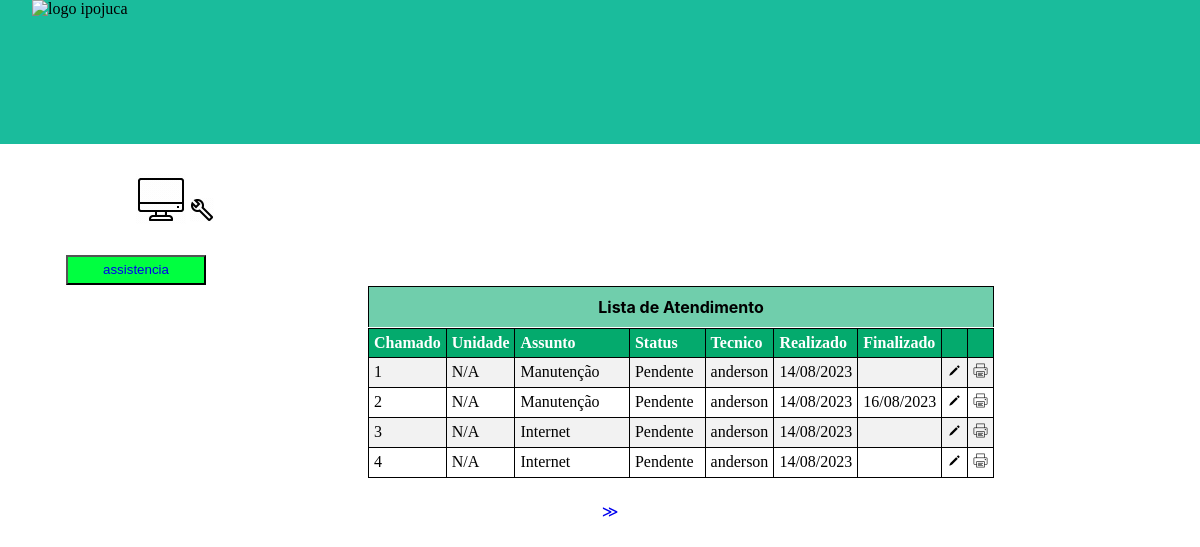
The app's page /chamado/adm/ (signed in), older data.
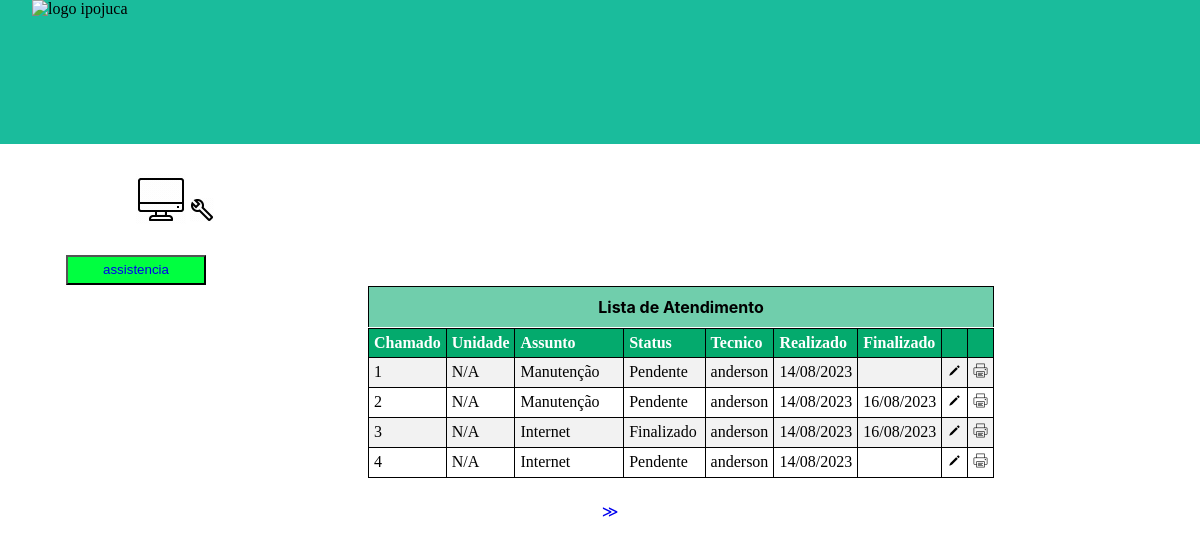
The same page, newer data.
### chamado/models.py (models this page shows, shortened)
class Chamado(models.Model):
    tipo = models.CharField(max_length=15)
    localpro = models.CharField(max_length=30)
    demanda = models.CharField(max_length=300)
    usuario = models.ForeignKey(Usuario, on_delete=models.DO_NOTHING)
    tecnico = models.ForeignKey(Usuarioa, on_delete=models.DO_NOTHING, default=1)
    data_cadastro = models.DateTimeField(default= datetime.today)
    data_finalizado = models.DateField(null=True, blank=True)
    status = models.CharField(max_length=40, default='Pendente')
    unidade = models.CharField(max_length=65, default='N/A')
    solucao = models.CharField(max_length=399, default='N/A')

### logadm/models.py (models this page shows)
class Usuarioa(models.Model):
    nome = models.CharField(max_length=30)
    matricula = models.CharField(max_length= 30)
    senha = models.CharField(max_length=64)
    def __str__(self) -> str:
        return self.nome

### chamado/views.py (the view)
# urls.py: path('adm/', views.adm, name = 'adm'),
def adm(request):
    if request.session.get('usuario'):
        usuario = Usuarioa.objects.get(id = request.session['usuario'])
        chamados = Chamado.objects.filter(tecnico=usuario)
        paginator = Paginator(chamados, 4)
        page_num = request.GET.get('page')
        page = paginator.get_page(page_num)
        return render(request, 'html/hoadm.html', {'page':page, 'usuario':usuario})
    else:
        return redirect('/logadm/adm')

### chamado/templates/html/hoadm.html (shortened to what this page needs)
{% load static %}
<!DOCTYPE html>
<html lang="pt-br">
<head>
    <link rel="stylesheet" href="{% static 'css/hoadm.css' %}">
</head>
<body>
    <div class="divim">
        <img class="imglog" src="https://www.ipojuca.pe.gov.br/wp-content/uploads/2021/03/loader-pmi.png" alt="logo ipojuca">
        </div>
       <img class="imgpc" src="{% static 'img/pc.gif' %}" alt="https://icons8.com.br/icons/set/pc">
        <img class="imgchave"  src="{% static 'img/inclesa.gif' %}" alt="https://icons8.com.br/icons/set/chave-inglesa">
        <button class="botach" type="submit"> <a style="text-decoration: none" href="{% url 'cadastro' %}">assistencia</a></button>
        <div class="divname">Lista de Atendimento</div>
        <table id="tabela">
            <tr>
              <th style="width: 10%;"> <span>Chamado</span></th>
              <th><span>Unidade</span></th>
              <th style="width: 30%;"><span>Assunto</span></th>
              <th style="width: 15%;"><span>Status</span></th>
              <th><span>Tecnico</span></th>
              <th><span>Realizado</span></th>
              <th><span>Finalizado</span></th>
              <th></th>
              <th></th>
            </tr>
            {% for chamado in page.object_list %}
            <tr >
              <td >{{ chamado.id }}</td>
              <td>{{chamado.unidade}}</td>
              <td>{{ chamado.tipo }}</td>
              <td>{{ chamado.status }}</td>
              <td>{{ chamado.tecnico }}</td>
              <td>{{chamado.data_cadastro|date:"d/m/Y"}}</td>
              <td>{{chamado.data_finalizado|date:"d/m/Y"}}</td>
              <td>
              <a href="{% url 'admcad' id_chamado=chamado.id %}">
                <img src="{% static 'img/lapiz.png' %}" alt="https://icons8.com.br">
              </a>
            </td>
            <td >
              <a href="{% url 'admcad' id_chamado=chamado.id %}">
                <img src="{% static 'img/impressora.png' %}" alt="">
              </a>
            </td>
            </tr>
            {% endfor %}
        </table>
        <div class="pagina">
          {% if page.has_next %}
            <a href="{% url 'adm' %}?page={{ page.next_page_number }}">&#8195; &#8811;</a>
          {% endif %}
        </div>
</body>
</html>

Row changes from the older to the newer data that the page shows:
changed Chamado id 3: status "Pendente" → "Finalizado"; data_finalizado (not shown) → "16/08/2023"
